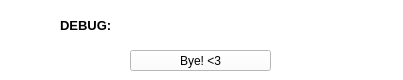
<?xml version="1.0" encoding="UTF-8"?>
<ui version="4.0">
 <class>Oops</class>
 <widget class="QWidget" name="Oops">
  <property name="windowModality">
   <enum>Qt::WindowModal</enum>
  </property>
  <property name="enabled">
   <bool>true</bool>
  </property>
  <property name="geometry">
   <rect>
    <x>0</x>
    <y>0</y>
    <width>403</width>
    <height>80</height>
   </rect>
  </property>
  <property name="palette">
   <palette>
    <active>
     <colorrole role="WindowText">
      <brush brushstyle="SolidPattern">
       <color alpha="255">
        <red>0</red>
        <green>0</green>
        <blue>0</blue>
       </color>
      </brush>
     </colorrole>
     <colorrole role="Button">
      <brush brushstyle="SolidPattern">
       <color alpha="255">
        <red>255</red>
        <green>255</green>
        <blue>255</blue>
       </color>
      </brush>
     </colorrole>
     <colorrole role="Light">
      <brush brushstyle="SolidPattern">
       <color alpha="255">
        <red>255</red>
        <green>255</green>
        <blue>255</blue>
       </color>
      </brush>
     </colorrole>
     <colorrole role="Midlight">
      <brush brushstyle="SolidPattern">
       <color alpha="255">
        <red>255</red>
        <green>255</green>
        <blue>255</blue>
       </color>
      </brush>
     </colorrole>
     <colorrole role="Dark">
      <brush brushstyle="SolidPattern">
       <color alpha="255">
        <red>127</red>
        <green>127</green>
        <blue>127</blue>
       </color>
      </brush>
     </colorrole>
     <colorrole role="Mid">
      <brush brushstyle="SolidPattern">
       <color alpha="255">
        <red>170</red>
        <green>170</green>
        <blue>170</blue>
       </color>
      </brush>
     </colorrole>
     <colorrole role="Text">
      <brush brushstyle="SolidPattern">
       <color alpha="255">
        <red>0</red>
        <green>0</green>
        <blue>0</blue>
       </color>
      </brush>
     </colorrole>
     <colorrole role="BrightText">
      <brush brushstyle="SolidPattern">
       <color alpha="255">
        <red>255</red>
        <green>255</green>
        <blue>255</blue>
       </color>
      </brush>
     </colorrole>
     <colorrole role="ButtonText">
      <brush brushstyle="SolidPattern">
       <color alpha="255">
        <red>0</red>
        <green>0</green>
        <blue>0</blue>
       </color>
      </brush>
     </colorrole>
     <colorrole role="Base">
      <brush brushstyle="SolidPattern">
       <color alpha="255">
        <red>255</red>
        <green>255</green>
        <blue>255</blue>
       </color>
      </brush>
     </colorrole>
     <colorrole role="Window">
      <brush brushstyle="SolidPattern">
       <color alpha="255">
        <red>255</red>
        <green>255</green>
        <blue>255</blue>
       </color>
      </brush>
     </colorrole>
     <colorrole role="Shadow">
      <brush brushstyle="SolidPattern">
       <color alpha="255">
        <red>0</red>
        <green>0</green>
        <blue>0</blue>
       </color>
      </brush>
     </colorrole>
     <colorrole role="Highlight">
      <brush brushstyle="SolidPattern">
       <color alpha="255">
        <red>255</red>
        <green>0</green>
        <blue>127</blue>
       </color>
      </brush>
     </colorrole>
     <colorrole role="AlternateBase">
      <brush brushstyle="SolidPattern">
       <color alpha="255">
        <red>255</red>
        <green>255</green>
        <blue>255</blue>
       </color>
      </brush>
     </colorrole>
     <colorrole role="ToolTipBase">
      <brush brushstyle="SolidPattern">
       <color alpha="255">
        <red>255</red>
        <green>255</green>
        <blue>220</blue>
       </color>
      </brush>
     </colorrole>
     <colorrole role="ToolTipText">
      <brush brushstyle="SolidPattern">
       <color alpha="255">
        <red>0</red>
        <green>0</green>
        <blue>0</blue>
       </color>
      </brush>
     </colorrole>
     <colorrole role="PlaceholderText">
      <brush brushstyle="SolidPattern">
       <color alpha="128">
        <red>0</red>
        <green>0</green>
        <blue>0</blue>
       </color>
      </brush>
     </colorrole>
    </active>
    <inactive>
     <colorrole role="WindowText">
      <brush brushstyle="SolidPattern">
       <color alpha="255">
        <red>0</red>
        <green>0</green>
        <blue>0</blue>
       </color>
      </brush>
     </colorrole>
     <colorrole role="Button">
      <brush brushstyle="SolidPattern">
       <color alpha="255">
        <red>255</red>
        <green>255</green>
        <blue>255</blue>
       </color>
      </brush>
     </colorrole>
     <colorrole role="Light">
      <brush brushstyle="SolidPattern">
       <color alpha="255">
        <red>255</red>
        <green>255</green>
        <blue>255</blue>
       </color>
      </brush>
     </colorrole>
     <colorrole role="Midlight">
      <brush brushstyle="SolidPattern">
       <color alpha="255">
        <red>255</red>
        <green>255</green>
        <blue>255</blue>
       </color>
      </brush>
     </colorrole>
     <colorrole role="Dark">
      <brush brushstyle="SolidPattern">
       <color alpha="255">
        <red>127</red>
        <green>127</green>
        <blue>127</blue>
       </color>
      </brush>
     </colorrole>
     <colorrole role="Mid">
      <brush brushstyle="SolidPattern">
       <color alpha="255">
        <red>170</red>
        <green>170</green>
        <blue>170</blue>
       </color>
      </brush>
     </colorrole>
     <colorrole role="Text">
      <brush brushstyle="SolidPattern">
       <color alpha="255">
        <red>0</red>
        <green>0</green>
        <blue>0</blue>
       </color>
      </brush>
     </colorrole>
     <colorrole role="BrightText">
      <brush brushstyle="SolidPattern">
       <color alpha="255">
        <red>255</red>
        <green>255</green>
        <blue>255</blue>
       </color>
      </brush>
     </colorrole>
     <colorrole role="ButtonText">
      <brush brushstyle="SolidPattern">
       <color alpha="255">
        <red>0</red>
        <green>0</green>
        <blue>0</blue>
       </color>
      </brush>
     </colorrole>
     <colorrole role="Base">
      <brush brushstyle="SolidPattern">
       <color alpha="255">
        <red>255</red>
        <green>255</green>
        <blue>255</blue>
       </color>
      </brush>
     </colorrole>
     <colorrole role="Window">
      <brush brushstyle="SolidPattern">
       <color alpha="255">
        <red>255</red>
        <green>255</green>
        <blue>255</blue>
       </color>
      </brush>
     </colorrole>
     <colorrole role="Shadow">
      <brush brushstyle="SolidPattern">
       <color alpha="255">
        <red>0</red>
        <green>0</green>
        <blue>0</blue>
       </color>
      </brush>
     </colorrole>
     <colorrole role="Highlight">
      <brush brushstyle="SolidPattern">
       <color alpha="255">
        <red>255</red>
        <green>0</green>
        <blue>127</blue>
       </color>
      </brush>
     </colorrole>
     <colorrole role="AlternateBase">
      <brush brushstyle="SolidPattern">
       <color alpha="255">
        <red>255</red>
        <green>255</green>
        <blue>255</blue>
       </color>
      </brush>
     </colorrole>
     <colorrole role="ToolTipBase">
      <brush brushstyle="SolidPattern">
       <color alpha="255">
        <red>255</red>
        <green>255</green>
        <blue>220</blue>
       </color>
      </brush>
     </colorrole>
     <colorrole role="ToolTipText">
      <brush brushstyle="SolidPattern">
       <color alpha="255">
        <red>0</red>
        <green>0</green>
        <blue>0</blue>
       </color>
      </brush>
     </colorrole>
     <colorrole role="PlaceholderText">
      <brush brushstyle="SolidPattern">
       <color alpha="128">
        <red>0</red>
        <green>0</green>
        <blue>0</blue>
       </color>
      </brush>
     </colorrole>
    </inactive>
    <disabled>
     <colorrole role="WindowText">
      <brush brushstyle="SolidPattern">
       <color alpha="255">
        <red>127</red>
        <green>127</green>
        <blue>127</blue>
       </color>
      </brush>
     </colorrole>
     <colorrole role="Button">
      <brush brushstyle="SolidPattern">
       <color alpha="255">
        <red>255</red>
        <green>255</green>
        <blue>255</blue>
       </color>
      </brush>
     </colorrole>
     <colorrole role="Light">
      <brush brushstyle="SolidPattern">
       <color alpha="255">
        <red>255</red>
        <green>255</green>
        <blue>255</blue>
       </color>
      </brush>
     </colorrole>
     <colorrole role="Midlight">
      <brush brushstyle="SolidPattern">
       <color alpha="255">
        <red>255</red>
        <green>255</green>
        <blue>255</blue>
       </color>
      </brush>
     </colorrole>
     <colorrole role="Dark">
      <brush brushstyle="SolidPattern">
       <color alpha="255">
        <red>127</red>
        <green>127</green>
        <blue>127</blue>
       </color>
      </brush>
     </colorrole>
     <colorrole role="Mid">
      <brush brushstyle="SolidPattern">
       <color alpha="255">
        <red>170</red>
        <green>170</green>
        <blue>170</blue>
       </color>
      </brush>
     </colorrole>
     <colorrole role="Text">
      <brush brushstyle="SolidPattern">
       <color alpha="255">
        <red>127</red>
        <green>127</green>
        <blue>127</blue>
       </color>
      </brush>
     </colorrole>
     <colorrole role="BrightText">
      <brush brushstyle="SolidPattern">
       <color alpha="255">
        <red>255</red>
        <green>255</green>
        <blue>255</blue>
       </color>
      </brush>
     </colorrole>
     <colorrole role="ButtonText">
      <brush brushstyle="SolidPattern">
       <color alpha="255">
        <red>127</red>
        <green>127</green>
        <blue>127</blue>
       </color>
      </brush>
     </colorrole>
     <colorrole role="Base">
      <brush brushstyle="SolidPattern">
       <color alpha="255">
        <red>255</red>
        <green>255</green>
        <blue>255</blue>
       </color>
      </brush>
     </colorrole>
     <colorrole role="Window">
      <brush brushstyle="SolidPattern">
       <color alpha="255">
        <red>255</red>
        <green>255</green>
        <blue>255</blue>
       </color>
      </brush>
     </colorrole>
     <colorrole role="Shadow">
      <brush brushstyle="SolidPattern">
       <color alpha="255">
        <red>0</red>
        <green>0</green>
        <blue>0</blue>
       </color>
      </brush>
     </colorrole>
     <colorrole role="Highlight">
      <brush brushstyle="SolidPattern">
       <color alpha="255">
        <red>0</red>
        <green>120</green>
        <blue>215</blue>
       </color>
      </brush>
     </colorrole>
     <colorrole role="AlternateBase">
      <brush brushstyle="SolidPattern">
       <color alpha="255">
        <red>255</red>
        <green>255</green>
        <blue>255</blue>
       </color>
      </brush>
     </colorrole>
     <colorrole role="ToolTipBase">
      <brush brushstyle="SolidPattern">
       <color alpha="255">
        <red>255</red>
        <green>255</green>
        <blue>220</blue>
       </color>
      </brush>
     </colorrole>
     <colorrole role="ToolTipText">
      <brush brushstyle="SolidPattern">
       <color alpha="255">
        <red>0</red>
        <green>0</green>
        <blue>0</blue>
       </color>
      </brush>
     </colorrole>
     <colorrole role="PlaceholderText">
      <brush brushstyle="SolidPattern">
       <color alpha="128">
        <red>0</red>
        <green>0</green>
        <blue>0</blue>
       </color>
      </brush>
     </colorrole>
    </disabled>
   </palette>
  </property>
  <property name="windowTitle">
   <string>Oops</string>
  </property>
  <property name="autoFillBackground">
   <bool>true</bool>
  </property>
  <widget class="QLabel" name="Debug">
   <property name="geometry">
    <rect>
     <x>60</x>
     <y>10</y>
     <width>281</width>
     <height>31</height>
    </rect>
   </property>
   <property name="font">
    <font>
     <pointsize>10</pointsize>
     <weight>75</weight>
     <bold>true</bold>
    </font>
   </property>
   <property name="text">
    <string>DEBUG:</string>
   </property>
  </widget>
  <widget class="QPushButton" name="pushButton">
   <property name="geometry">
    <rect>
     <x>130</x>
     <y>50</y>
     <width>141</width>
     <height>21</height>
    </rect>
   </property>
   <property name="text">
    <string>Bye! &lt;3</string>
   </property>
  </widget>
 </widget>
 <resources/>
 <connections>
  <connection>
   <sender>pushButton</sender>
   <signal>clicked()</signal>
   <receiver>Oops</receiver>
   <slot>close()</slot>
   <hints>
    <hint type="sourcelabel">
     <x>188</x>
     <y>228</y>
    </hint>
    <hint type="destinationlabel">
     <x>223</x>
     <y>274</y>
    </hint>
   </hints>
  </connection>
 </connections>
 <slots>
  <slot>slot1()</slot>
 </slots>
</ui>
